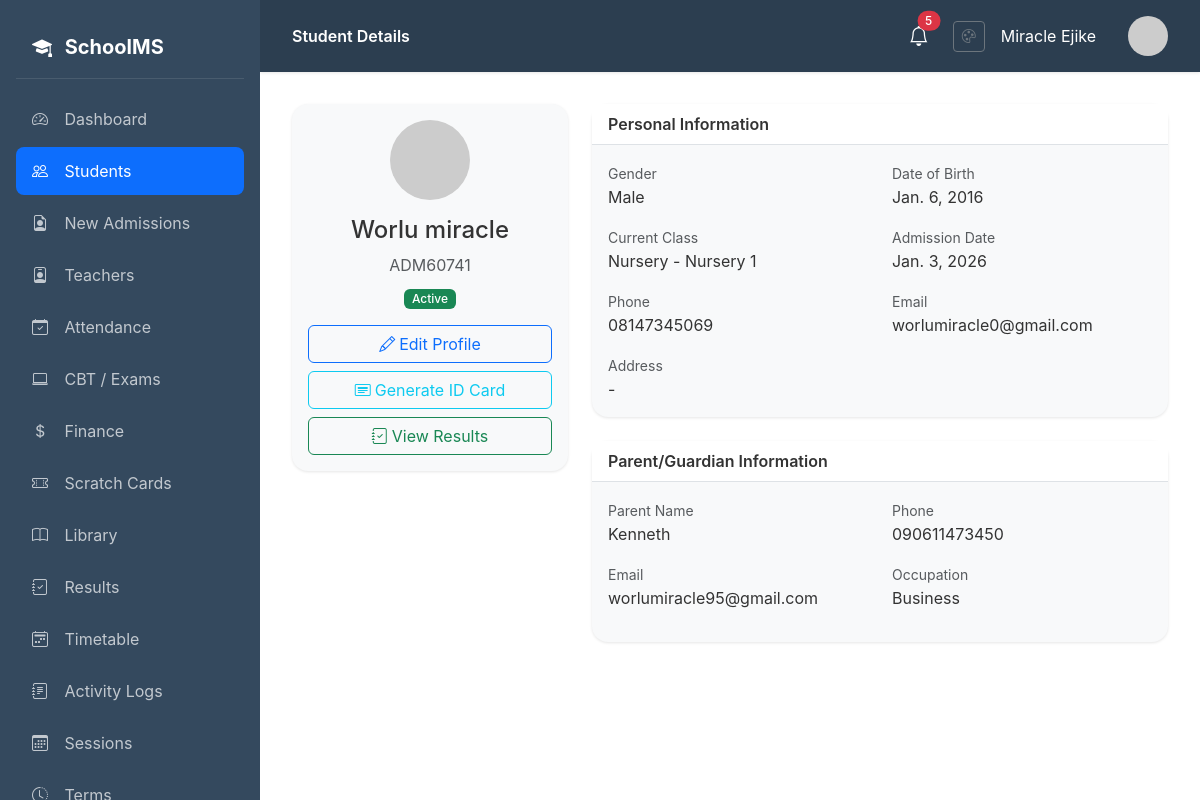
The page /students/1/ (signed in) on the database its author committed.
### students/models.py (models this page shows, shortened)
class Student(models.Model):
    GENDER_CHOICES = [('M', 'Male'), ('F', 'Female')]
    STATUS_CHOICES = [('active', 'Active'), ('inactive', 'Inactive'), ('graduated', 'Graduated'), ('transferred', 'Transferred')]
    user = models.OneToOneField(User, on_delete=models.CASCADE, null=True, blank=True)
    admission_number = models.CharField(max_length=20, unique=True)
    first_name = models.CharField(max_length=50)
    last_name = models.CharField(max_length=50)
    other_name = models.CharField(max_length=50, blank=True)
    gender = models.CharField(max_length=1, choices=GENDER_CHOICES)
    date_of_birth = models.DateField()
    admission_date = models.DateField()
    current_class = models.ForeignKey(ClassRoom, on_delete=models.SET_NULL, null=True)
    photo = models.ImageField(upload_to='students/', blank=True, null=True)
    address = models.TextField(blank=True)
    phone = models.CharField(max_length=20, blank=True)
    email = models.EmailField(blank=True)
    status = models.CharField(max_length=20, choices=STATUS_CHOICES, default='active')
    created_at = models.DateTimeField(auto_now_add=True)
    updated_at = models.DateTimeField(auto_now=True)
    parent_name = models.CharField(max_length=100, blank=True)
    parent_phone = models.CharField(max_length=20, blank=True)
    parent_email = models.EmailField(blank=True)
    parent_address = models.TextField(blank=True)
    parent_occupation = models.CharField(max_length=100, blank=True)
    parent_user = models.ForeignKey(User, on_delete=models.SET_NULL, null=True, blank=True, related_name='parent_students')
    qr_code = models.ImageField(upload_to='students/qrcodes/', blank=True, null=True)
    @property
    def full_name(self):
        return f"{self.first_name} {self.last_name}"

### core/models.py (models this page shows, shortened)
class ClassRoom(models.Model):
    name = models.CharField(max_length=50)
    class_level = models.ForeignKey(ClassLevel, on_delete=models.CASCADE)
    capacity = models.IntegerField(default=30)
    def __str__(self):
        return f"{self.class_level.name} - {self.name}"

class ClassLevel(models.Model):
    name = models.CharField(max_length=50)
    order = models.IntegerField(default=0)
    class Meta:
        ordering = ['order']

### students/views.py (the view)
# urls.py: path('<int:pk>/', views.student_detail, name='student_detail'),
@login_required
def student_detail(request, pk):
    student = get_object_or_404(Student, pk=pk)
    class_history = student.class_history.select_related('classroom', 'session').all()
    return render(request, 'students/student_detail.html', {
        'student': student,
        'class_history': class_history,
    })

### templates/students/student_detail.html (shortened to what this page needs)
{% extends 'base.html' %}
{% block page_title %}Student Details{% endblock %}
{% block content %}
<div class="row g-4">
    <div class="col-lg-4">
        <div class="card">
            <div class="card-body text-center">
                {% if student.photo %}
                <img src="{{ student.photo.url }}" class="rounded-circle mb-3" style="width: 150px; height: 150px; object-fit: cover;" alt="{{ student.full_name }}">
                {% else %}
                <img src="https://ui-avatars.com/api/?name={{ student.first_name }}+{{ student.last_name }}&size=150&background=4f46e5&color=fff" class="rounded-circle mb-3" alt="{{ student.full_name }}">
                {% endif %}
                <h4>{{ student.full_name }}</h4>
                <p class="text-muted mb-2">{{ student.admission_number }}</p>
                <span class="badge bg-{% if student.status == 'active' %}success{% else %}secondary{% endif %} mb-3">{{ student.get_status_display }}</span>
                <div class="d-grid gap-2">
                    <a href="{% url 'students:student_edit' student.pk %}" class="btn btn-outline-primary">
                        <i class="bi bi-pencil me-1"></i>Edit Profile
                    </a>
                    <a href="{% url 'students:generate_id_card' student.pk %}" class="btn btn-outline-info">
                        <i class="bi bi-card-heading me-1"></i>Generate ID Card
                    </a>
                    <a href="{% url 'students:student_results' student.pk %}" class="btn btn-outline-success">
                        <i class="bi bi-journal-check me-1"></i>View Results
                    </a>
                </div>
            </div>
        </div>
    </div>
    <div class="col-lg-8">
        <div class="card mb-4">
            <div class="card-header">Personal Information</div>
            <div class="card-body">
                <div class="row">
                    <div class="col-md-6 mb-3">
                        <small class="text-muted">Gender</small>
                        <p class="mb-0">{{ student.get_gender_display }}</p>
                    </div>
                    <div class="col-md-6 mb-3">
                        <small class="text-muted">Date of Birth</small>
                        <p class="mb-0">{{ student.date_of_birth }}</p>
                    </div>
                    <div class="col-md-6 mb-3">
                        <small class="text-muted">Current Class</small>
                        <p class="mb-0">{{ student.current_class|default:'-' }}</p>
                    </div>
                    <div class="col-md-6 mb-3">
                        <small class="text-muted">Admission Date</small>
                        <p class="mb-0">{{ student.admission_date }}</p>
                    </div>
                    <div class="col-md-6 mb-3">
                        <small class="text-muted">Phone</small>
                        <p class="mb-0">{{ student.phone|default:'-' }}</p>
                    </div>
                    <div class="col-md-6 mb-3">
                        <small class="text-muted">Email</small>
                        <p class="mb-0">{{ student.email|default:'-' }}</p>
                    </div>
                    <div class="col-12">
                        <small class="text-muted">Address</small>
                        <p class="mb-0">{{ student.address|default:'-' }}</p>
                    </div>
                </div>
            </div>
        </div>
        <div class="card">
            <div class="card-header">Parent/Guardian Information</div>
            <div class="card-body">
                <div class="row">
                    <div class="col-md-6 mb-3">
                        <small class="text-muted">Parent Name</small>
                        <p class="mb-0">{{ student.parent_name|default:'-' }}</p>
                    </div>
                    <div class="col-md-6 mb-3">
                        <small class="text-muted">Phone</small>
                        <p class="mb-0">{{ student.parent_phone|default:'-' }}</p>
                    </div>
                    <div class="col-md-6 mb-3">
                        <small class="text-muted">Email</small>
                        <p class="mb-0">{{ student.parent_email|default:'-' }}</p>
                    </div>
                    <div class="col-md-6 mb-3">
                        <small class="text-muted">Occupation</small>
                        <p class="mb-0">{{ student.parent_occupation|default:'-' }}</p>
                    </div>
                </div>
            </div>
        </div>
    </div>
</div>
{% endblock %}

### templates/base.html (shortened to what this page needs)
{% load static %}
<!DOCTYPE html>
<html lang="en">
<head>
    <link href="https://cdn.jsdelivr.net/npm/bootstrap@5.3.2/dist/css/bootstrap.min.css" rel="stylesheet">
    <link href="https://cdn.jsdelivr.net/npm/bootstrap-icons@1.11.1/font/bootstrap-icons.css" rel="stylesheet">
    <link rel="stylesheet" href="{% static 'css/theme.css' %}">
</head>
<body>
    <nav class="sidebar">
        <div class="brand">
            <i class="bi bi-mortarboard-fill me-2"></i>
            SchoolMS
        </div>
        <ul class="nav flex-column">
            <li class="nav-item">
                <a class="nav-link {% if request.resolver_match.url_name == 'dashboard' %}active{% endif %}" href="{% url 'core:dashboard' %}">
                    <i class="bi bi-speedometer2"></i> Dashboard
                </a>
            </li>
            {% if user.profile.role == 'admin' or user.profile.role == 'teacher' %}
            <li class="nav-item">
                <a class="nav-link {% if 'students' in request.path %}active{% endif %}" href="{% url 'students:student_list' %}">
                    <i class="bi bi-people"></i> Students
                </a>
            </li>
            {% endif %}
            {% if user.profile.role == 'admin' %}
            <li class="nav-item">
                <a class="nav-link {% if 'admissions' in request.path %}active{% endif %}" href="{% url 'homepage:admission_list' %}">
                    <i class="bi bi-file-earmark-person"></i> New Admissions
                </a>
            </li>
            <li class="nav-item">
                <a class="nav-link {% if 'teachers' in request.path %}active{% endif %}" href="{% url 'teachers:teacher_list' %}">
                    <i class="bi bi-person-badge"></i> Teachers
                </a>
            </li>
            {% endif %}
            {% if user.profile.role == 'admin' or user.profile.role == 'teacher' or user.profile.role == 'student' %}
            <li class="nav-item">
                <a class="nav-link {% if 'attendance' in request.path %}active{% endif %}" href="{% url 'attendance:dashboard' %}">
                    <i class="bi bi-calendar-check"></i> Attendance
                </a>
            </li>
            {% endif %}
            <li class="nav-item">
                <a class="nav-link {% if 'cbt' in request.path %}active{% endif %}" href="{% url 'cbt:dashboard' %}">
                    <i class="bi bi-laptop"></i> CBT / Exams
                </a>
            </li>
            {% if user.profile.role == 'admin' or user.profile.role == 'accountant' or user.profile.role == 'student' %}
            <li class="nav-item">
                <a class="nav-link {% if 'finance' in request.path %}active{% endif %}" href="{% url 'finance:dashboard' %}">
                    <i class="bi bi-currency-dollar"></i> Finance
                </a>
            </li>
            <li class="nav-item">
                <a class="nav-link {% if 'scratchcard' in request.path %}active{% endif %}" href="{% url 'scratchcard:dashboard' %}">
                    <i class="bi bi-ticket-perforated"></i> Scratch Cards
                </a>
            </li>
            {% endif %}
            {% if user.profile.role == 'admin' or user.profile.role == 'librarian' or user.profile.role == 'teacher' or user.profile.role == 'student' %}
            <li class="nav-item">
                <a class="nav-link {% if 'library' in request.path %}active{% endif %}" href="{% url 'library:dashboard' %}">
                    <i class="bi bi-book"></i> Library
                </a>
            </li>
            {% endif %}
            <li class="nav-item">
                <a class="nav-link {% if 'results' in request.path %}active{% endif %}" href="{% url 'students:results_dashboard' %}">
                    <i class="bi bi-journal-check"></i> Results
                </a>
            </li>
            {% if user.profile.role == 'admin' or user.profile.role == 'teacher' %}
            <li class="nav-item">
                <a class="nav-link {% if 'timetable' in request.path %}active{% endif %}" href="{% url 'timetable:list' %}">
                    <i class="bi bi-calendar2-week"></i> Timetable
                </a>
            </li>
            {% endif %}
            {% if user.profile.role == 'admin' %}
            <li class="nav-item">
                <a class="nav-link {% if 'audit-logs' in request.path %}active{% endif %}" href="{% url 'core:audit_logs' %}">
                    <i class="bi bi-journal-text"></i> Activity Logs
                </a>
            </li>
            <li class="nav-item">
                <a class="nav-link {% if 'sessions' in request.path %}active{% endif %}" href="{% url 'core:session_list' %}">
                    <i class="bi bi-calendar3"></i> Sessions
                </a>
            </li>
            <li class="nav-item">
                <a class="nav-link {% if 'terms' in request.path %}active{% endif %}" href="{% url 'core:term_list' %}">
                    <i class="bi bi-clock-history"></i> Terms
                </a>
            </li>
            {% endif %}
        </ul>
    </nav>
    <main class="main-content">
        <div class="top-bar">
            <div>
                <span class="fw-semibold">{% block page_title %}Dashboard{% endblock %}</span>
            </div>
            <div class="d-flex align-items-center gap-3">
                <div class="dropdown me-2">
                    <button class="btn btn-link text-white position-relative p-0 border-0" type="button" id="notificationBell" data-bs-toggle="dropdown" aria-expanded="false">
                        <i class="bi bi-bell fs-5"></i>
                        <span id="notification-badge" class="position-absolute top-0 start-100 translate-middle badge rounded-pill bg-danger d-none">
                        </span>
                    </button>
                </div>
                <a href="{% url 'accounts:theme_settings' %}" class="btn btn-sm btn-outline-secondary" title="Theme Settings">
                    <i class="bi bi-palette"></i>
                </a>
                <span class="me-3">{{ user.get_full_name|default:user.username }}</span>
                <img src="https://ui-avatars.com/api/?name={{ user.username }}&background=4f46e5&color=fff" class="avatar" alt="Avatar">
            </div>
        </div>
        {% block content %}{% endblock %}
    </main>
</body>
</html>

### rows shown on the page
Student: full_name "Worlu miracle", admission_number "ADM60741", status "Active", gender "Male", date_of_birth "Jan. 6, 2016", current_class "Nursery - Nursery 1", admission_date "Jan. 3, 2026", phone "08147345069", email "worlumiracle0@gmail.com", address "-", parent_name "Kenneth", parent_phone "090611473450", parent_email "worlumiracle95@gmail.com", parent_occupation "Business"

### other values the page prints
{{ user.get_full_name|default:user.username }} "Miracle Ejike"
